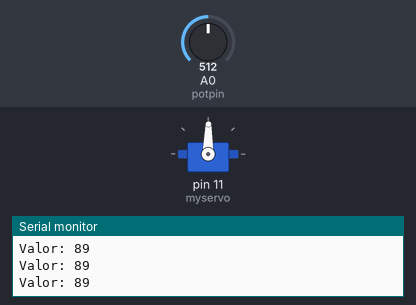
A sketch run on a simulated Arduino Uno, built with avr-gcc and run on an emulated ATmega328P. Parts: servo, the last lines printed to the serial monitor. The inputs (shaded band) are chosen by the test bench; at power-on: A0 (potpin) = 512.

Above: at 1.2 s.
1.3 s: A0 (potpin) set to 562
At 2.5 s:
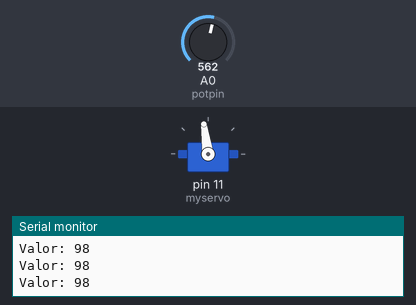
2.8 s: A0 (potpin) set to 584
At 4.0 s:
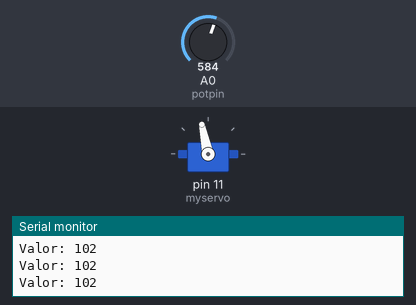
4.3 s: A0 (potpin) set to 716
At 5.0 s:
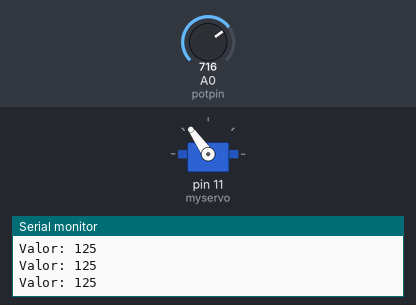
5.8 s: A0 (potpin) set to 64
At 7.0 s:
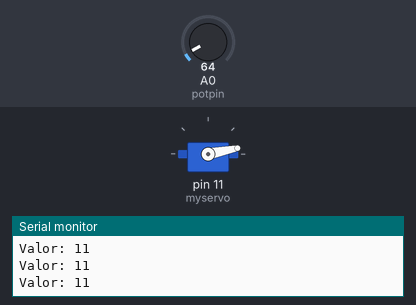
7.3 s: A0 (potpin) set to 52
At 8.5 s:
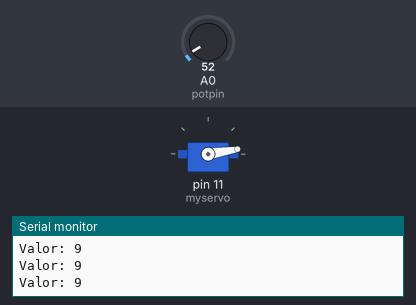
8.8 s: A0 (potpin) set to 511
At 9.3 s:
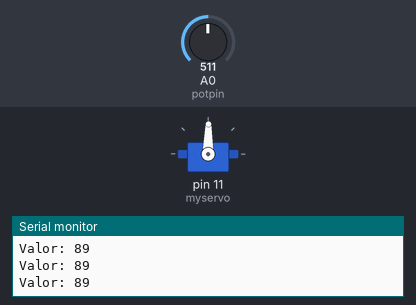
Timing chart, 0 to 11.3 s (numbered marks = the images above; inputs shaded):
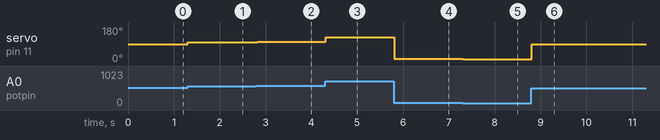

Measured:
- after the input at 1.3 s, servo on pin 11 (myservo): 89° → 98° at once
- after the input at 2.8 s, servo on pin 11 (myservo): 98° → 102° at once
- after the input at 4.3 s, servo on pin 11 (myservo): 102° → 125° at once
- after the input at 5.8 s, servo on pin 11 (myservo): 125° → 11° at once
- after the input at 7.3 s, servo on pin 11 (myservo): 11° → 9° at once
- after the input at 8.8 s, servo on pin 11 (myservo): 9° → 89° at once

The sketch:

Practica_10.ino
```cpp
#include <Servo.h>

Servo myservo;  // Crea el objeto servo para controlarlo
int potpin=A0;  // usamos el pin analógico 0 para leer el potenciómetro
int val;  // variable para leer los datos del pin A0

void setup()
{
 	Serial.begin(9600);
 	myservo.attach(11);   // enlazamos el pin 11 al objeto servo
}

void loop()
{
  	val= analogRead(potpin);     // lee el valor del potenciómetro (valor entre 						0 y 1023)
 	val = map(val,0,1023,0,179);  // lo convierte a un valor entre 0 y 179

   	Serial.print("Valor: ");
 	Serial.println(val);                   //  imprime el dato en la ventana serial del 						ordenador
  	myservo.write(val);         // envia al servo el nuevo valor
  	delay(20);          // espera 15 milisegundos
}
```
